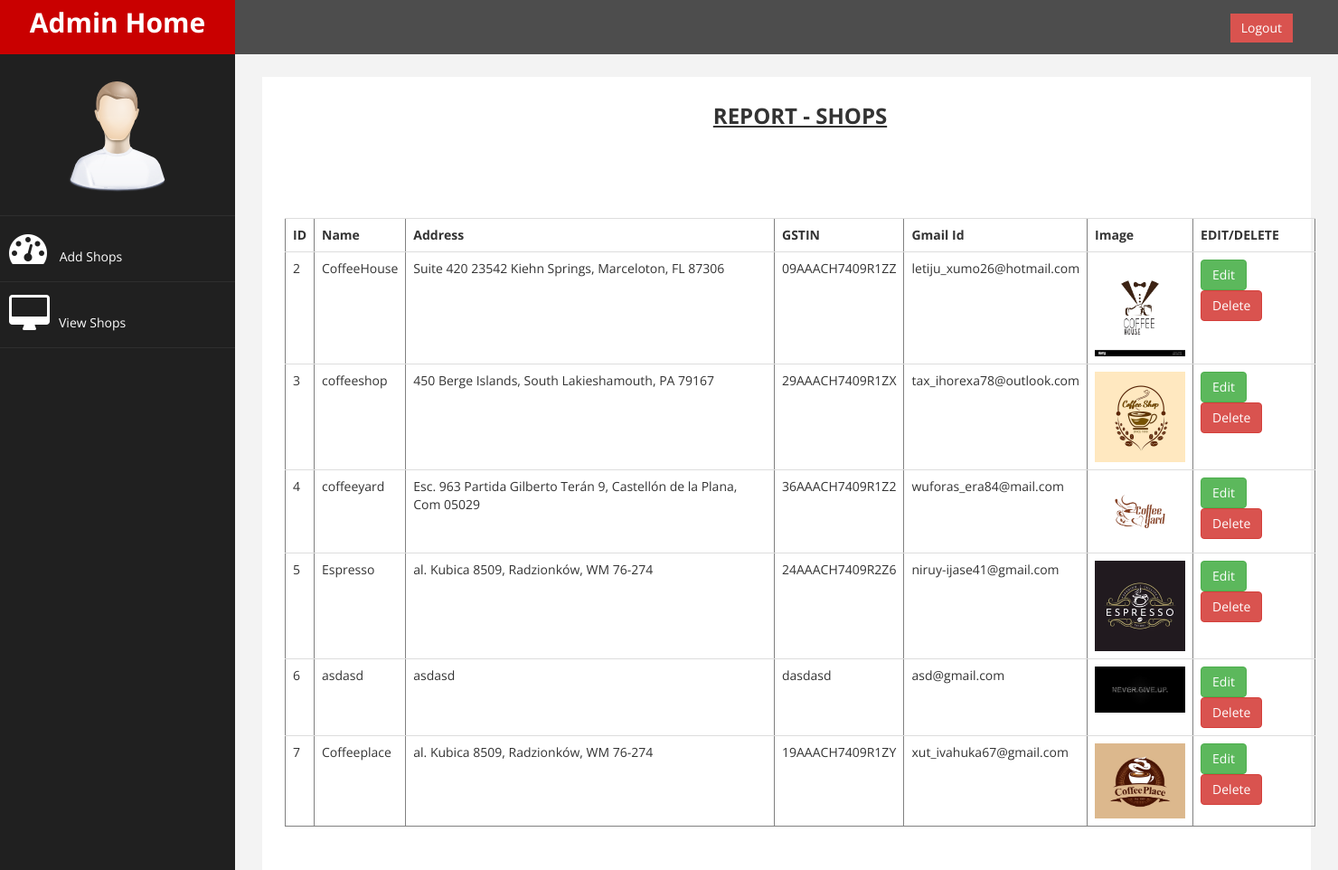
The page /admin/viewshop.php on the database its author committed.
### tables this page shows
CREATE TABLE `shop` (
  `sid` int(11) NOT NULL,
  `sname` varchar(255) NOT NULL,
  `address` varchar(255) NOT NULL,
  `gstin` varchar(255) NOT NULL,
  `gmail` varchar(255) NOT NULL,
  `password` varchar(255) NOT NULL,
  `simage` varchar(255) NOT NULL,
  `status` int(11) NOT NULL DEFAULT 1
);

### classes/DataAccess.class.php (called while the page is built, shortened)
<?php
class DataAccess
{
	private $_con,$_query,$_errors;
	public function __construct()
	{
		if(!$this->_con=mysqli_connect(DB_HOST,DB_USER,DB_PASSWORD,DB_NAME))
		{
			die("connection Error");
		}
		$this->_errors ="";
	}
	public function getData($fields,$table,$condition = "1")
	{
		if(!$this->_checkTable($table))
		{
			$this->_errors.="$table not Present";
			return false;
		}
		$this->_query = "select ";
		if(is_array($fields))
		{
			if($this->_checkFieldsIndexed($fields,$table))
			{
				$this->_query.=implode(",",$fields);
			}
			else
			{
				return false;
			}
		}
		else if(gettype($fields) == "string")
		{
			if($fields == "*")
			{
				$this->_query.="*";
			}
		}
		else
		{
			$this->_errors.=" Invalid scheme type";
			return false;
		}
		$this->_query.=" from $table where $condition";
		$resref=mysqli_query($this->_con,$this->_query);
		$dataArr = array();
		if(mysqli_num_rows($resref))
		{
			while($rows = mysqli_fetch_assoc($resref))
			{
				$dataArr[] = $rows;
			}
		}
		return $dataArr;
	}
	private function _checkTable($table)
	{
		$q="show tables";
		$resref = mysqli_query($this->_con,$q);
		if(mysqli_num_rows($resref))
		{
			while($row=mysqli_fetch_array($resref))
			{
				if($row[0]==$table)
				{
					return true;
				}
			}
		}
		return false;
	}
}
?>

### admin/viewshop.php (the view, shortened to what this page needs)
<?php
$dao=new DataAccess();
?>
<?php include('index.php'); ?>
    <div class="container_gray_bg" id="home_feat_1">
    <div class="container">
    	<div class="row">
            <div class="col-md-12">
                 <h3 class="text-center"><u><b>REPORT - SHOPS</b></u></h3>
                <table  border="1" class="table" style="margin-top:100px;">
                    <tr>
                        <th>ID</th>
                        <th>Name</th>
                        <th>Address</th>
                        <th>GSTIN</th>
                        <th>Gmail Id</th>
	            		<th>Image</th>
                        <th>EDIT/DELETE</th>
                    </tr>
<?php
$records = $dao->getData('*', 'shop');
if (!empty($records)) {
    foreach ($records as $row) {
        echo "<tr>";
        echo "<td>{$row['sid']}</td>";
        echo "<td>{$row['sname']}</td>";
        echo "<td>{$row['address']}</td>";
        echo "<td>{$row['gstin']}</td>";
        echo "<td>{$row['gmail']}</td>";
        echo "<td><img src='../uploads/shop/{$row['simage']}' style='width:100px;'></td>";
        echo "<td>
                <a href='editstudentsimage.php?id={$row['sid']}' class='btn btn-success'>Edit</a>
                <a href='editstudentsimage.php?id={$row['sid']}' class='btn btn-danger'>Delete</a>
              </td>";
        echo "</tr>";
    }
} else {
    echo "<tr><td colspan='7'>No records found</td></tr>";
}
?>
                </table>
            </div>
        </div>
    </div>
    </div>

### admin/assets/css/custom.css (style rules this page uses)
body { font-family: 'Open Sans', sans-serif; }
.text-center { text-align:center; }

### rows shown on the page
shop: sid "2", sname "CoffeeHouse", address "Suite 420 23542 Kiehn Springs, Marceloton, FL 87306", gstin "09AAACH7409R1ZZ", gmail "letiju_xumo26@hotmail.com", simage (picture)
shop: sid "3", sname "coffeeshop", address "450 Berge Islands, South Lakieshamouth, PA 79167", gstin "29AAACH7409R1ZX", gmail "tax_ihorexa78@outlook.com", simage (picture)
shop: sid "4", sname "coffeeyard", address "Esc. 963 Partida Gilberto Terán 9, Castellón de la Plana, Com 05029", gstin "36AAACH7409R1Z2", gmail "wuforas_era84@mail.com", simage (picture)
shop: sid "5", sname "Espresso", address "al. Kubica 8509, Radzionków, WM 76-274", gstin "24AAACH7409R2Z6", gmail "niruy-ijase41@gmail.com", simage (picture)
shop: sid "6", sname "asdasd", address "asdasd", gstin "dasdasd", gmail "asd@gmail.com", simage (picture)
shop: sid "7", sname "Coffeeplace", address "al. Kubica 8509, Radzionków, WM 76-274", gstin "19AAACH7409R1ZY", gmail "xut_ivahuka67@gmail.com", simage (picture)
